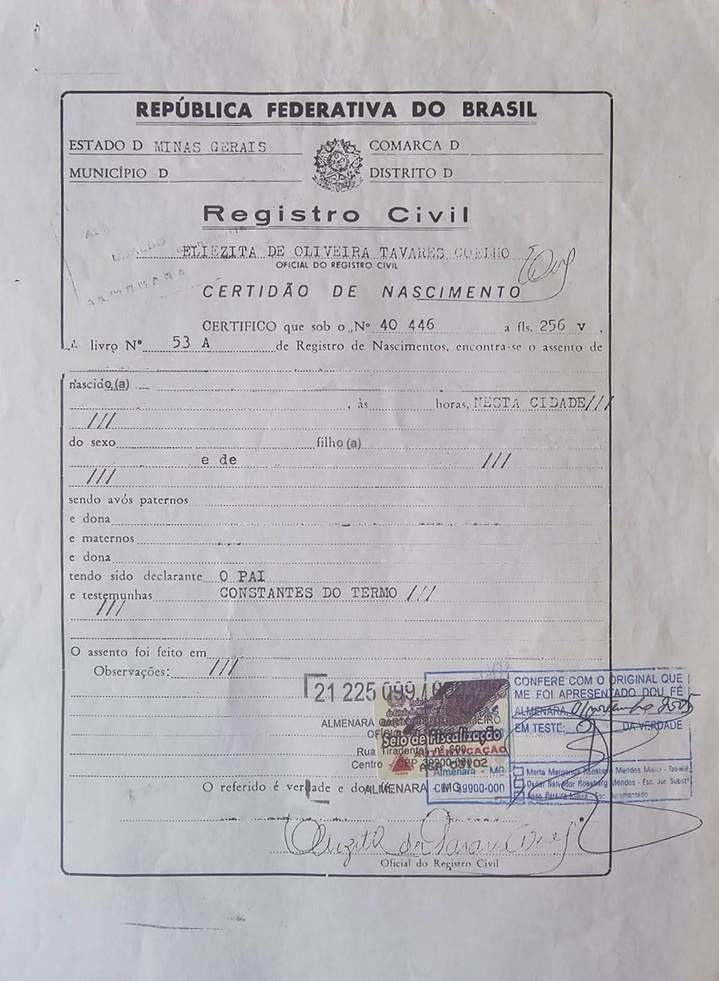
#> input picture imagens_base/NascimentoAntiga.jpeg, 719 x 981 px, shrunk from 1083 x 1478 before the run; its folder holds only this picture in this run
$ python -i extract_features_certidao_casamento_nova.py   (imports and definitions only)
#> lines starting #> are read from the running program, lines starting #| are printed output that depends on the picture
#> in processar_imagem, img is the input picture: shape (981, 719, 3); mean B, G, R 185.5, 181.2, 183.3
import cv2
import pytesseract
import os
import pandas as pd
import unicodedata
import re

# ============================================================
#  PRE-PROCESSAMENTO DA IMAGEM
# ============================================================
def preprocessar(img):
    gray = cv2.cvtColor(img, cv2.COLOR_BGR2GRAY)
    gray = cv2.bilateralFilter(gray, 11, 17, 17)
    thresh = cv2.adaptiveThreshold(
        gray, 255,
        cv2.ADAPTIVE_THRESH_GAUSSIAN_C,
        cv2.THRESH_BINARY,
        31, 10
    )
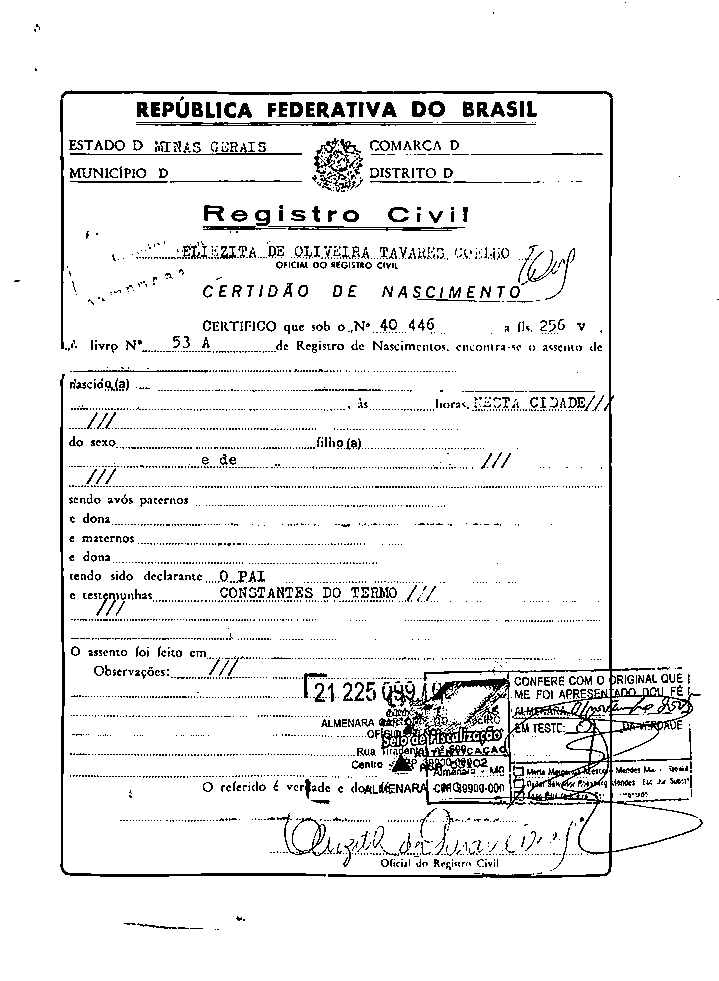
#> thresh: shape (981, 719); 93.1% white; black in thin lines or dots
    return thresh

# ============================================================
#  NORMALIZAÇÃO
# ============================================================
# [11 lines left out: function normalizar_texto, not called in this run]

# ============================================================
#  DESGRUDAR PALAVRAS COMUNS EM CERTIDÕES
# ============================================================


# ============================================================
#  OCR
# ============================================================
def extrair_texto(img):
    config = "--oem 3 --psm 6"
#> (the run stopped early here; a loop or call above may not have finished)
